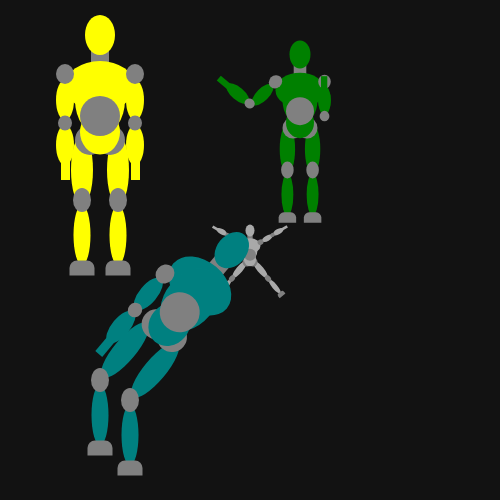
Frame 1 (no input)
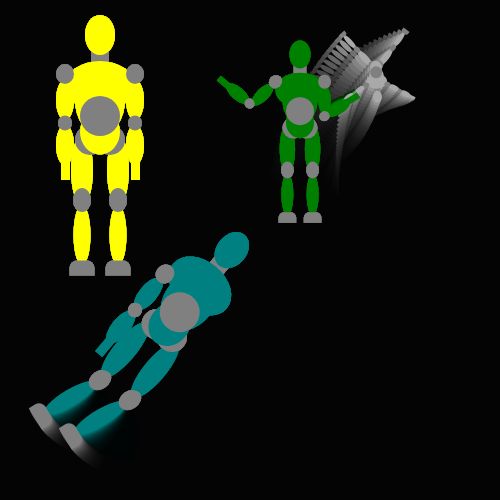
Frame 60 (no input)
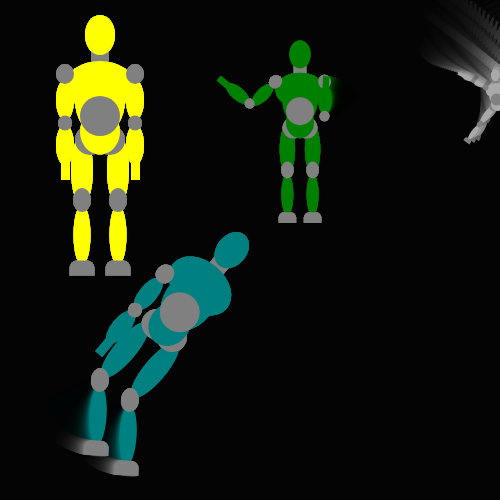
Frame 120 (the mouse pressed at the canvas centre since frame 60)

The p5.js sketch that drew these frames (run headless with seeded random() and noise() and a simulated clock; from frame 60 on, the mouse is pressed at the canvas centre):

// p5.js sketch
// ── sketch.js

  let waverot = 0;
  let wavedir = 0;
  let counterSpin = 0;
  let speedx, speedy, lox, loy;


function setup() {
  createCanvas(500,500);
  background(20);
  fill(20);
  speedx = random(-5, 5);
  speedy = random(-5, 5);
  lox = height / 2;
  loy = width / 2;
  wavedir = 1
}

function draw() {
background(0,30);
noStroke();  

person4 (color('darkgrey'), lox, loy, counterSpin, .3);
person1(color('yellow'), 100, 100, 0, );
person2(color('green'),300, 100, 0, .7, waverot);
person3(color('teal'), 200, 300, 0, 1, waverot);

//rotate wave

    counterSpin += 3
    waverot+=wavedir;
    
    if (waverot < -20 || waverot > 60) {
        wavedir = -wavedir;
    }

    // bounce
    if ((loy < 0) || (loy > height)) {
        speedy = -speedy;
    }
        if ((lox < 0) || (lox > width)) {
        speedx = -speedx;
    }
    lox += speedx;
    loy += speedy;

    
}



function person1(c, lx,ly,rot,sc){                          // assembly starts here

  push();  // start T
  translate(lx,ly);
  rotate( radians(rot) );  // rotate read in radians
  scale(sc);  // multiples or perectages

  head(color(c), 0, 0, 0, 1)

  //  LEFT LEG
  leg(color(c),18, 70, 0, 1);
  legLower(color(c),18,100, 0, 1);

  //  RIGHT LEG
  leg(color(c),-18,70, 0, 1);
  legLower(color(c),-18,100, 0, 1);


  //  PELVIS
  pelivs(color(c), 0, 0, 0, 1);
  upperBody(color(c), 0, -14, 0, 1)

  body(color(c), 0,0,0,1);

  //  LEFT ARM
  armUpper(color(c), 35, -26, 0, 1)
  forearm(color(c), 35, 23, 0, 1)

  //  RIGHT ARM
  armUpper(color(c), -35, -26, 0, 1)
  forearm(color(c), -35, 23, 0, 1)


  pop(); // end T


}



function person2(c,lx,ly,rot,sc, tr){                          // assembly starts here 2

  push();  // start T
  translate(lx,ly);
  rotate( radians(rot) );  // rotate read in radians
  scale(sc);  // multiples or perectages

  head(color(c), 0, 0, 0, 1)

  //  LEFT LEG
  leg(color(c),18, 70, 0, 1);
  legLower(color(c),18,100, 0, 1);

  
  //  RIGHT LEG
  leg(color(c),-18,70, 0, 1);
  legLower(color(c),-18,100, 0, 1);

  //  PELVIS
  pelivs(color(c), 0, 0, 0, 1);
  upperBody(color(c), 0, -14, 0, 1)

  body(color(c), 0,0,0,1);

  //  LEFT ARM
  armUpper(color(c), 35, -26, 0, 1)


  //  RIGHT ARM
  armUpper(color(c), -35, -26, 45, 1)
  forearm(color(c), -72, 5, 130, 1)

  //WAVE LEFT FOREARM
  ekWaveForearm(color(c),35, 23, tr ); // wave arm

  pop(); // end T


}



function person3(c, lx,ly,rot,sc,tr){                          // assembly starts here 3

  push();  // start T
  translate(lx,ly);
  rotate( radians(rot) );  // rotate read in radians
  scale(sc);  // multiples or perectages

  head(color(c), -10, 0, 40, 1)

  //  LEFT LEG
  leg(color(c),-45, 70, 40, 1);
  // legLower(color(c),18,100, 0, 1);


  //  RIGHT LEG
  // legLower(color(c),-18,100, 0, 1);
  leg(color(c),-75, 50, 40, 1);

  //  PELVIS
  pelivs(color(c), -10, 0, 40, 1);
  upperBody(color(c), 0, -14, 40, 1)

  body(color(c), -10,0,40,1);

  //  LEFT ARM
  // armUpper(color(c), 35, -26, 0, 1)
  // forearm(color(c), 35, 23, 0, 1)

  //  RIGHT ARM
  armUpper(color(c), -35, -26, 40, 1)
  forearm(color(c), -65, 10, 40, 1)

  //WAVE PART
  ekWaveLegLower(color(c), -100, 80, tr) //
  ekWaveLegLower(color(c), -70, 100, tr) //left
  
  pop(); // end T

}

function person4(c, lx,ly,rot,sc){                          // assembly starts here

  push();  // start T
  translate(lx,ly);
  rotate( radians(rot) );  // rotate read in radians
  scale(sc);  // multiples or perectages

  head(color(c), 0, 0, 0, 1)

  //  LEFT LEG
  leg(color(c),35, 65, -40, 1);
  legLower(color(c),60,95, -40, 1);

  //  RIGHT LEG
  leg(color(c),-35, 65, 40, 1);
  legLower(color(c),-60,95, 40, 1);


  //  PELVIS
  pelivs(color(c), 0, 0, 0, 1);
  upperBody(color(c), 0, -14, 0, 1)

  body(color(c), 0,0,0,1);

  //  LEFT ARM
  armUpper(color(c), 35, -26, -120, 1)
  forearm(color(c), 75, -50, -120, 1)

  //  RIGHT ARM
  armUpper(color(c),  -35, -26, 120, 1)
  forearm(color(c), -75, -50, 120, 1)

  pop(); // end T


}


  //  HEAD AND NECK
  function head(c,lx,ly,rot,sc){
  
  push();
  translate(lx,ly);
  rotate(radians(rot));
  scale(sc)
  //neck?
  rectMode(CENTER);
  fill(color('grey'))
  rect(0,-40,18,26)

  //  head
  fill(c)
  ellipse(0,-65,30,40)

  pop(); //end

}




//  body THE ANCHOR                               
function body(c,lx,ly,rot,sc){
  
  push();
  translate(lx,ly);
  rotate(radians(rot));
  scale(sc)

  fill(c)
  ellipse(0,0,50,70)
  
  //stomach joint
  fill(color('grey'))
  ellipse(0,16,40,40)

  pop(); //end
}

function upperBody(c,lx,ly,rot,sc){
  
  push();
  translate(lx,ly);
  rotate(radians(rot));
  scale(sc)

  //actual pelivis
  fill(c)
  ellipse(0,0,70,50)

  pop(); //end

}

//   PELIVS
function pelivs(c,lx,ly,rot,sc){
  
  push();
  translate(lx,ly);
  rotate(radians(rot));
  scale(sc)

  //hip joints
  fill(color('grey'))
  ellipse(10,40,30,30)

  fill(color('grey'))
  ellipse(-10,40,30,30)

  //actual pelivis
  fill(c)
  ellipse(0,32,40,45)

  pop(); //end

}

//  LEG
function leg(c,lx,ly,rot,sc){

  push();  // start T
  translate(lx,ly);
  rotate( radians(rot) );  // rotate read in radians
  scale(sc);  // multiples or perectages

  // upper leg
  fill(c);
  ellipse(0,0,22,70)



  pop(); // end T
}

//  LEG LOWER
function legLower(c,lx,ly,rot,sc){

  push();  // start T
  translate(lx,ly);
  rotate( radians(rot) );  // rotate read in radians
  scale(sc);  // multiples or perectages

  
  fill(c);
  ellipse(0,35,17,60)

  fill(color('grey'))
  ellipse(0,0,18,24)

  rectMode(CENTER)
  fill(color('grey'))
  rect(0,68,25,15,20,20,0,0)
  
  pop(); // end T
}


function armUpper(c,lx,ly,rot,sc){

  push();  // start T
  translate(lx,ly);
  rotate( radians(rot) );  // rotate read in radians
  scale(sc);  // multiples or perectages

  // upper arm
  fill(c);
  ellipse(0,26,18,40)
  
  // shoulder
  fill(color('grey'))
  ellipse(0,0,18,20)

  pop(); // end T
}

function forearm(c,lx,ly,rot,sc){

  push();  // start T
  translate(lx,ly);
  rotate( radians(rot) );  // rotate read in radians
  scale(sc);  // multiples or perectages

  // forearm
  fill(c);
  ellipse(0,22,18,40)
  
  // elbow
  fill(color('grey'))
  ellipse(0,0,14,15)

  // hand
  fill(c)
  rect(-4, 32, 9, 25)

  pop(); // end T
}


  function ekWaveForearm(c, lx, ly, rot) {
  push();
  translate(lx, ly);
  rotate(radians(rot));

  rotate(radians(180))
  forearm(c, 0, 0, 0, 1);
  pop();
}

  function ekWaveLegLower(c, lx, ly, rot) {
  push();
  translate(lx, ly);
  rotate(radians(rot));

  legLower(c, 0, 0, 0, 1);
  pop();
}


// function transformTemp(lx,ly,rot,sc){

//   push();  // start T
//   translate(lx,ly);
//   rotate( radians(rot) );  // rotate read in radians
//   scale(sc);  // multiples or perectages
//   fill("white");
//   ellipse(100,100,40,70); // anchor
//   pop(); // end T
// }
